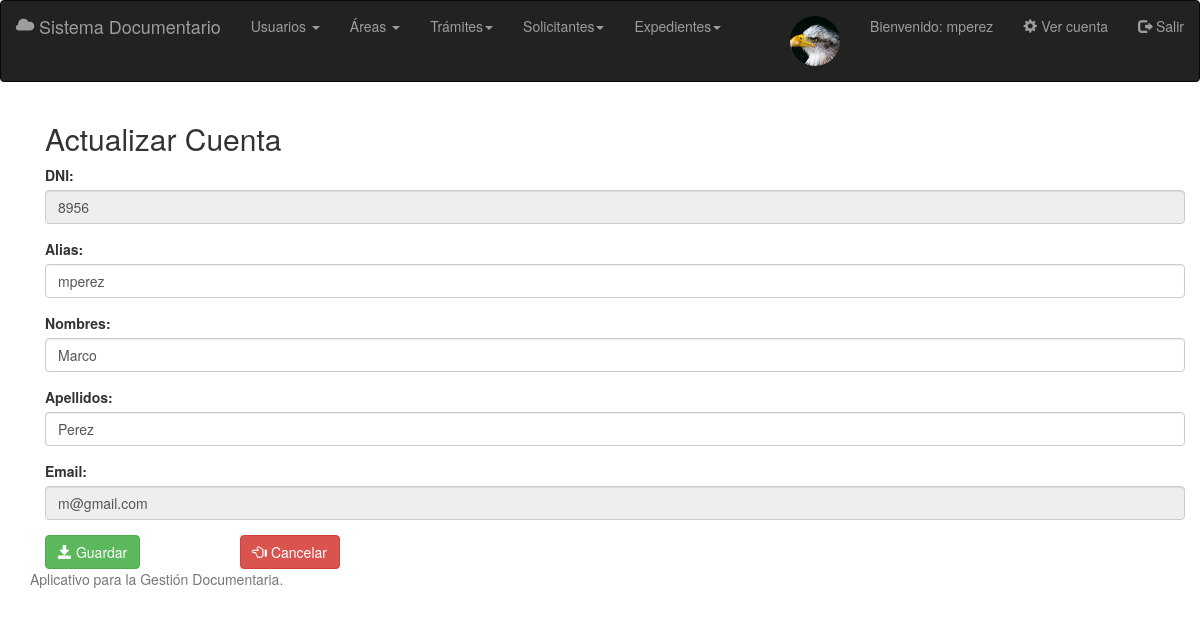
/index.php?controller=usuario&action=showregister&id=2 (signed in), run on the app's committed database.
### tables this page shows
CREATE TABLE `usuarios` (
  `id` int(11) NOT NULL AUTO_INCREMENT,
  `dni` varchar(45) NOT NULL,
  `alias` varchar(100) NOT NULL,
  `nombres` varchar(255) NOT NULL,
  `apellidos` varchar(255) NOT NULL,
  `email` varchar(255) NOT NULL,
  `clave` varchar(255) DEFAULT NULL,
  `tipo` varchar(1) DEFAULT NULL,
  `inactivo` varchar(1) DEFAULT NULL,
  `imagen` varchar(255) DEFAULT NULL,
  `cargos_id` int(11) DEFAULT NULL,
  PRIMARY KEY (`id`)
);

### Controllers/UsuarioController.php (called while the page is built, shortened)
<?php
class UsuarioController
{
	public function showregister(){
		$id=$_GET['id'];
		$usuario=Usuario::getById($id);
		require_once('Views/User/update.php');
	}
}

### index.php (called while the page is built, shortened)
<?php
	require_once('Views/Layouts/layout.php');
?>

### Models/Usuario.php (called while the page is built, shortened)
<?php
class Usuario
{
	private $alias;
	private $dni;
	private $nombres;
	private $apellidos;
	private $email;
	public function getAlias(){
		return $this->alias;
	}
	public function setAlias($alias){
		$this->alias = $alias;
	}
	public function getDni(){
		return $this->dni;
	}
	public function setDni($dni){
		$this->dni = $dni;
	}
	public function getNombres(){
		return $this->nombres;
	}
	public function setNombres($nombres){
		$this->nombres = $nombres;
	}
	public function getApellidos(){
		return $this->apellidos;
	}
	public function setApellidos($apellidos){
		$this->apellidos = $apellidos;
	}
	public function getEmail(){
		return $this->email;
	}
	public function setEmail($email){
		$this->email = $email;
	}
	public static function getById($id){
		$db=Db::getConnect();
		$select=$db->prepare('SELECT * FROM usuarios WHERE ID=:id');
		$select->bindValue('id',$id);
		$select->execute();
		$usuarioDb=$select->fetch();
		$usuario= new Usuario($usuarioDb['id'],$usuarioDb['dni'],$usuarioDb['alias'],$usuarioDb['nombres'],$usuarioDb['apellidos'],$usuarioDb['email'], $usuarioDb['clave'],$usuarioDb['tipo'],$usuarioDb['inactivo'],$usuarioDb['imagen'],$usuarioDb['cargos_id']);
		return $usuario;
	}
}

### Views/User/update.php (the view, shortened to what this page needs)
<div class="container">
	 <h2>Actualizar Cuenta</h2>
	<form action='?controller=usuario&action=updateAdmin' method='post'>
		<div class="form-group">
		<div class="form-group">
	    	<label for="alias">DNI:</label>
	     	<input type="text" class="form-control" id="dni" name="dni" required="true" readonly="false" value="<?php echo $usuario->getDni(); ?>">
		</div>
	    	<label for="alias">Alias:</label>
	     	<input type="text" class="form-control" id="alias" name="alias" required="true" value="<?php echo $usuario->getAlias(); ?>">
		</div>
		<div class="form-group">
		    <label for="nombres">Nombres:</label>
		    <input type="text" class="form-control" id="nombres" name="nombres" required="true" value='<?php echo utf8_decode($usuario->getNombres()); ?>' autocomplete="off">
		</div>
		<div class="form-group">
		    <label for="nombres">Apellidos:</label>
		    <input type="text" class="form-control" id="apellidos" name="apellidos" required="true" value='<?php echo utf8_decode($usuario->getApellidos()); ?>' autocomplete="off">
		</div>
		<div class="form-group">
		    <label for="email">Email:</label>
		    <input type="email" class="form-control" id="email" name="email" required="true" readonly="false" value='<?php echo $usuario->getEmail(); ?>'>
		</div>
		 <div class="row">
		 	<div class="col-sm-2">
		 	    <button type="submit" class="btn btn-success"> <span class="glyphicon glyphicon-save"> </span> Guardar</button>
	      </div>
		 	<div class="col-sm-2">
		 	    <button type="button" class="btn btn-danger" onclick="location.href='?controller=usuario&action=welcome'"><span class="glyphicon glyphicon-hand-left"></span> Cancelar</button>
		 	</div>
		 </div>
	</form>
</div>

### data on the page
usuarios: dni "8956", alias "mperez", nombres "Marco", apellidos "Perez", email "m@gmail.com"

### other printed values
$_SESSION['usuario_alias'] "mperez"
